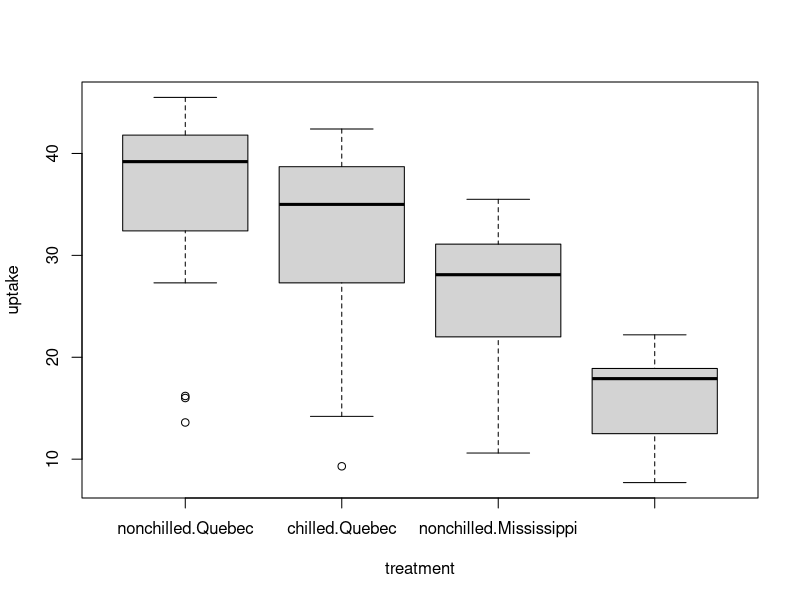

Source code (R):
data(CO2)
boxplot(uptake~Treatment*Type, data=CO2, xlab='treatment', ylab='uptake')

CO2.aov = aov(uptake~Treatment + Type, data = CO2) #Treatment and Type are our two independent variables

#Exercise 1
model.tables(CO2.aov, "effects", se=TRUE)$tables #The effects are equal, but influence the uptake in different directions (quebec causes uptake to increase, but mississippi cauess it to decrease)

#Exercise 2
summary(lm(uptake~Treatment + Type - 1, data=CO2)) 
#The first coefficient is treated as the intercept in this model
#The second coefficient shows that moving from nonchilled to chilled causes uptake to change (general trend)
#The third coefficient shows that moving from quebec to mississippi causes uptake to change (general trend)
